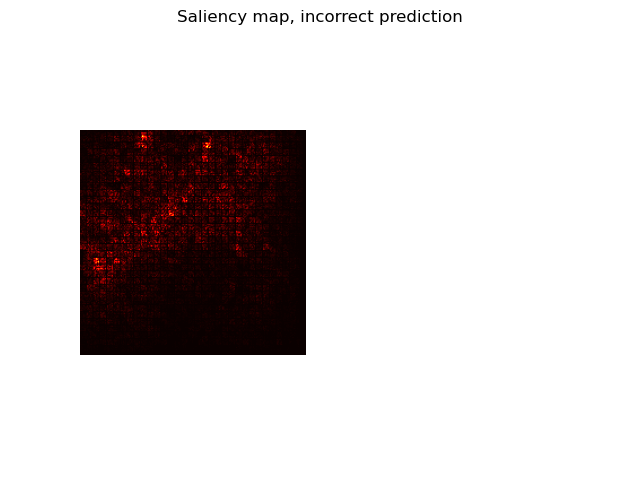

This figure's Python source:
from imports import *
# from training import INIT_LR
from model import *
from dataloader import *
from torchcam.methods import SmoothGradCAMpp
from torchvision.transforms.functional import to_pil_image


NUMBER = 1
INIT_LR = 1e-3

file = h5py.File("data/DEM_train.h5", "r+")
X_train = np.array(file["/images"])
file.close()

original_image = torch.tensor(X_train[NUMBER,:,:]).to(torch.float)
saved_img = original_image
original_image = original_image[None, None,:,:]

#reshape to 1,200,200
GLOBAL_IMAGE = original_image

model = NiN(lr=INIT_LR).to(device)
model.load_state_dict(torch.load('MODEL/model.pth'))
model.eval()

#test if model is correct by predicting
out = model(GLOBAL_IMAGE.to(device))
out = out.argmax()

labels = y_train
labels = labels[NUMBER]
print("Predicted: ", out)
print("Actual: ", labels)


image = GLOBAL_IMAGE.to(device)
image.requires_grad_()

scores = model(image)

# Get the index corresponding to the maximum score and the maximum score itself.
score_max_index = scores.argmax()
score_max = scores[0,score_max_index]

score_max.backward()

saliency, _ = torch.max(image.grad.data.abs(),dim=1)

plt.subplot(1,2,1)
# code to plot the saliency map as a heatmap
plt.imshow(torch.Tensor.cpu(saliency[0]), cmap=plt.cm.hot)
plt.axis('off')
plt.suptitle('Saliency map, incorrect prediction')
plt.savefig('saliency.png')

plt.subplot(1,2,2)
plt.imshow(saved_img)
plt.axis('off')
#title for both
plt.show()